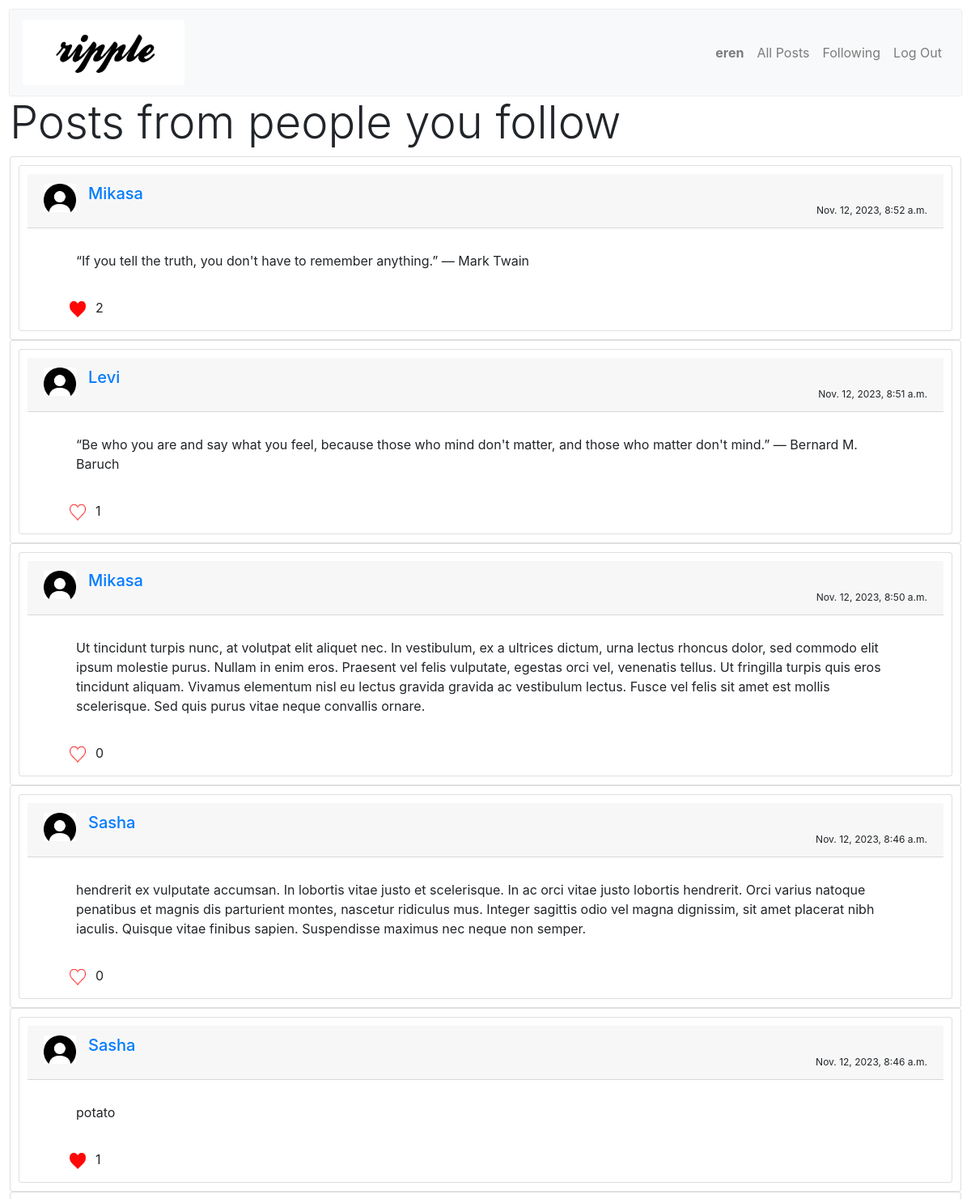
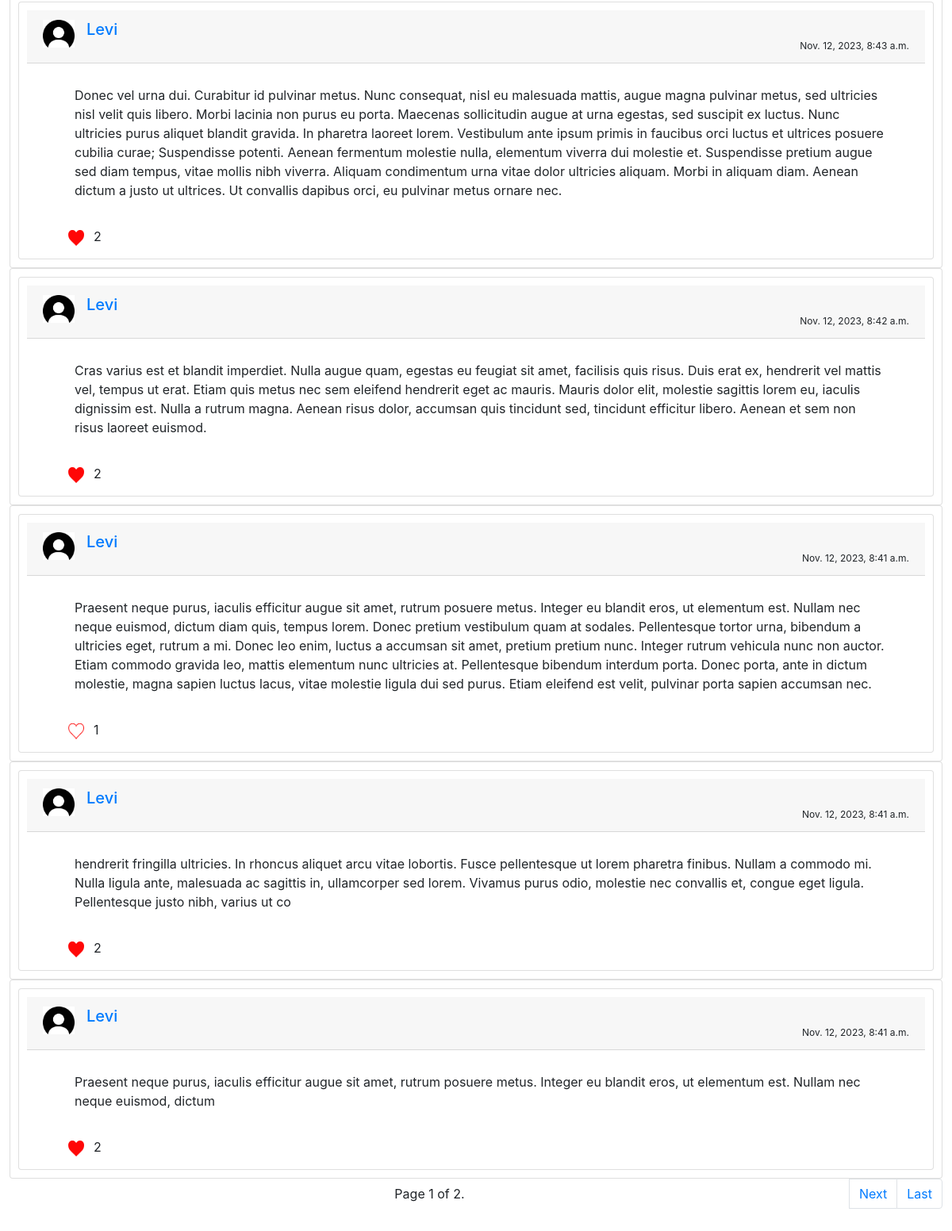
Page /following (signed in) on the committed database (2 pictures, top to bottom).
### network/models.py (models this page shows)
class User(AbstractUser):
    followers = models.ManyToManyField("self", symmetrical=False, related_name="following")

class Post(models.Model):
    creator = models.ForeignKey(User, on_delete=models.CASCADE, related_name="creator")
    text = models.CharField(max_length=300)
    timestamp = models.DateTimeField(auto_now_add=True)

### network/views.py (the view)
# urls.py: path("following", views.following, name="following"),
def following(request):
    user = request.user
    following = user.following.all()
    posts = Post.objects.filter(creator__in=following).order_by("-timestamp")
    if user.is_authenticated:
        liked_posts = [post for post in posts if Like.objects.filter(post=post, user=user).exists()]
    else:
        liked_posts = []
    paginator = Paginator(posts, 10)
    page = request.GET.get('page', 1)
    posts = paginator.page(page)
    return render(request, "network/following.html", {
        "posts": posts,
        "liked_posts": liked_posts,
        "paginator": paginator,
        "user" : user
    })

### network/templates/network/following.html (shortened to what this page needs)
{% extends "network/layout.html" %}
{% load static %}
{% block body %}
    {% if user.is_authenticated %}
        <h1 class="display-4">Posts from people you follow</h1>
        <div>
            {% for post in posts %}
            <div>
                <section class="card">
                    <div class="post card">
                        <div class="card-header container">
                            <div class="text-capitalize h5 mb-0">
                                <img class="thumbnail pull-left media-object" src="../static/network/dp.jpg" width="40px">
                                <a href="/{{ post.creator }}" style="margin: 15px;">{{ post.creator }}</a>
                            </div>
                            <div class="timestamp">{{ post.timestamp }}</div>
                        </div>
                        <div class="post-content card-body my-2">{{ post.text }}</div>
                        <div class="like">
                            <button class="like-button btn" style="border: none;">
                                {% if post in liked_posts %}
                                <img src="{% static 'network/liked.png' %}" alt="liked" width="20px" height="20px" class="unlike-icon">
                                {% else %}
                                <img src="{% static 'network/like.png' %}" alt="like" width="20px" height="20px" class="like-icon">
                                {% endif %}
                            </button>
                            <div class="like-count" style="display: grid; place-items: center;">{{ post.liked_on.count }}</div>
                        </div>
                    </div>
                </section>
            </div>
            {% empty %}
            <div>No posts.</div>
            {% endfor %}
        </div>
        <div>
            <nav>
                <ul class="pagination">
                    <li class="page-item active" style="width: 100%; display: grid; place-items: center;">
                            Page {{ posts.number }} of {{ posts.paginator.num_pages }}.
                    </li>
                    {% if posts.has_next %}
                        <li class="page-item"><a class="page-link" href="?page={{ posts.next_page_number }}">Next</a></li>
                        <li class="page-item"><a class="page-link" href="?page={{ posts.paginator.num_pages }}">Last</a></li>
                    {% endif %}
                </ul>
            </nav>
        </div>
    {% else %}
        <h2 class="display-3">You are not logged in!</h2>
        <h3 class="display-4"><a href="{% url 'login' %}">Log In</a> or <a href="{% url 'register' %}">Register.</a></h3>
    {% endif %}
{% endblock %}

### network/templates/network/layout.html (shortened to what this page needs)
{% load static %}
<!DOCTYPE html>
<html lang="en">
    <head>
        <link rel="stylesheet" href="https://cdnjs.cloudflare.com/ajax/libs/font-awesome/4.7.0/css/font-awesome.min.css">
        <link href="{% static 'network/styles.css' %}" rel="stylesheet">
        <link rel="stylesheet" href="https://stackpath.bootstrapcdn.com/bootstrap/4.4.1/css/bootstrap.min.css">
    </head>
    <body>
        <nav class="navbar navbar-expand-lg navbar-light bg-light navbar-custom">
            <a class="navbar-brand navbar-header nav" href="{% url 'index' %}">
                <div class="network-img">
                    <img src="{% static 'network/ripple.png' %}" alt="Connect" style="width: 200px;">
                </div>
            </a>
            <div class="navbar-nav ml-auto">
              <ul class="navbar-nav ml-auto navbar-right">
                {% if user.is_authenticated %}
                    <li class="nav-item">
                        <a class="nav-link" href="{% url 'profile' user.username %}"><strong>{{ user.username }}</strong></a>
                    </li>
                {% endif %}
                <li class="nav-item">
                  <a class="nav-link" href="{% url 'index' %}">All Posts</a>
                </li>
                {% if user.is_authenticated %}
                    <li class="nav-item">
                        <a class="nav-link" href="{% url 'following' %}">Following</a>
                    </li>
                    <li class="nav-item">
                        <a class="nav-link" href="{% url 'logout' %}">Log Out</a>
                    </li>
                {% endif %}
              </ul>
            </div>
          </nav>
        <div class="body">
            {% block body %}
            {% endblock %}
        </div>
    </body>
</html>

### network/static/network/styles.css (style rules this page uses)
body { margin: 20px; padding: 12px; }
.card { padding: 10px; }
.timestamp { font-size: 12px; text-align: right; }
.like { display: flex; }
.navbar-custom { background: #fff; border-color: #ccc; box-shadow: 0 0 2px 0 #ccc; }
.post-content, .like { margin-left: 40px; margin-right: 30px; }

### rows in the picture
User: username "eren"
Post: creator "Mikasa", timestamp "Nov. 12, 2023, 8:52 a.m.", text "“If you tell the truth, you don't have to remember anything.” ― Mark Twain", liked_on.count "2"
Post: creator "Levi", timestamp "Nov. 12, 2023, 8:51 a.m.", text "“Be who you are and say what you feel, because those who mind don't matter, and those who matter don't mind.” ― Bernard M. Baruch", liked_on.count "1"
Post: creator "Mikasa", timestamp "Nov. 12, 2023, 8:50 a.m.", text "Ut tincidunt turpis nunc, at volutpat elit aliquet nec. In vestibulum, ex a ultrices dictum, urna lectus rhoncus dolor, sed commodo elit ipsum molestie purus. Nullam in enim eros. Praesent vel felis vulputate, egestas orci vel, venenatis tellus. Ut fringilla turpis quis eros tincidunt aliquam. Vivamus elementum nisl eu lectus gravida gravida ac vestibulum lectus. Fusce vel felis sit amet est mollis scelerisque. Sed quis purus vitae neque convallis ornare.", liked_on.count "0"
Post: creator "Sasha", timestamp "Nov. 12, 2023, 8:46 a.m.", text "hendrerit ex vulputate accumsan. In lobortis vitae justo et scelerisque. In ac orci vitae justo lobortis hendrerit. Orci varius natoque penatibus et magnis dis parturient montes, nascetur ridiculus mus. Integer sagittis odio vel magna dignissim, sit amet placerat nibh iaculis. Quisque vitae finibus sapien. Suspendisse maximus nec neque non semper.", liked_on.count "0"
Post: creator "Sasha", timestamp "Nov. 12, 2023, 8:46 a.m.", text "potato", liked_on.count "1"
Post: creator "Levi", timestamp "Nov. 12, 2023, 8:43 a.m.", text "Donec vel urna dui. Curabitur id pulvinar metus. Nunc consequat, nisl eu malesuada mattis, augue magna pulvinar metus, sed ultricies nisl velit quis libero. Morbi lacinia non purus eu porta. Maecenas sollicitudin augue at urna egestas, sed suscipit ex luctus. Nunc ultricies purus aliquet blandit gravida. In pharetra laoreet lorem. Vestibulum ante ipsum primis in faucibus orci luctus et ultrices posuere cubilia curae; Suspendisse potenti. Aenean fermentum molestie nulla, elementum viverra dui molestie et. Suspendisse pretium augue sed diam tempus, vitae mollis nibh viverra. Aliquam condimentum urna vitae dolor ultricies aliquam. Morbi in aliquam diam. Aenean dictum a justo ut ultrices. Ut…", liked_on.count "2"
Post: creator "Levi", timestamp "Nov. 12, 2023, 8:42 a.m.", text "Cras varius est et blandit imperdiet. Nulla augue quam, egestas eu feugiat sit amet, facilisis quis risus. Duis erat ex, hendrerit vel mattis vel, tempus ut erat. Etiam quis metus nec sem eleifend hendrerit eget ac mauris. Mauris dolor elit, molestie sagittis lorem eu, iaculis dignissim est. Nulla a rutrum magna. Aenean risus dolor, accumsan quis tincidunt sed, tincidunt efficitur libero. Aenean et sem non risus laoreet euismod.", liked_on.count "2"
Post: creator "Levi", timestamp "Nov. 12, 2023, 8:41 a.m.", text "Praesent neque purus, iaculis efficitur augue sit amet, rutrum posuere metus. Integer eu blandit eros, ut elementum est. Nullam nec neque euismod, dictum diam quis, tempus lorem. Donec pretium vestibulum quam at sodales. Pellentesque tortor urna, bibendum a ultricies eget, rutrum a mi. Donec leo enim, luctus a accumsan sit amet, pretium pretium nunc. Integer rutrum vehicula nunc non auctor. Etiam commodo gravida leo, mattis elementum nunc ultricies at. Pellentesque bibendum interdum porta. Donec porta, ante in dictum molestie, magna sapien luctus lacus, vitae molestie ligula dui sed purus. Etiam eleifend est velit, pulvinar porta sapien accumsan nec.", liked_on.count "1"
Post: creator "Levi", timestamp "Nov. 12, 2023, 8:41 a.m.", text "hendrerit fringilla ultricies. In rhoncus aliquet arcu vitae lobortis. Fusce pellentesque ut lorem pharetra finibus. Nullam a commodo mi. Nulla ligula ante, malesuada ac sagittis in, ullamcorper sed lorem. Vivamus purus odio, molestie nec convallis et, congue eget ligula. Pellentesque justo nibh, varius ut co", liked_on.count "2"
Post: creator "Levi", timestamp "Nov. 12, 2023, 8:41 a.m.", text "Praesent neque purus, iaculis efficitur augue sit amet, rutrum posuere metus. Integer eu blandit eros, ut elementum est. Nullam nec neque euismod, dictum", liked_on.count "2"

### other values in the picture
{{ posts.number }} "1"
{{ posts.paginator.num_pages }} "2"
